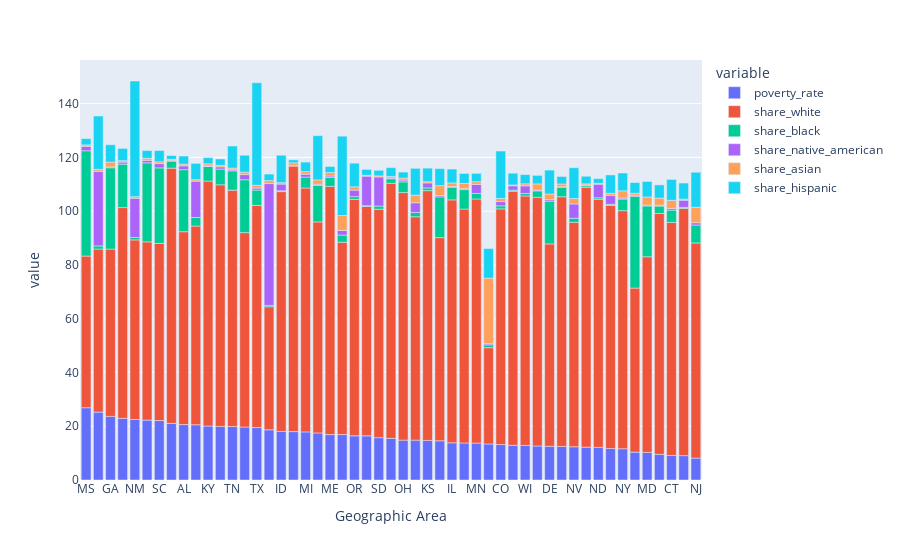

Here is the notebook cell this chart was saved with:
### Code cell
fig = px.bar(
    temp,
    height=600,
    # barmode="group"
    )
fig.show()

### Figure 1 — Plotly figure (JSON) as saved in the notebook; plotly's stock layout.template omitted (floating-point values rounded to 4 significant figures)
{"data": [{"alignmentgroup": "True", "hovertemplate": "variable=poverty_rate<br>Geographic Area=%{x}<br>value=%{y}<extra></extra>", "legendgroup": "poverty_rate", "marker": {"color": "#636efa", "pattern": {"shape": ""}}, "name": "poverty_rate", "offsetgroup": "poverty_rate", "orientation": "v", "showlegend": true, "textposition": "auto", "type": "bar", "x": ["MS", "AZ", "GA", "AR", "NM", "LA", "SC", "WV", "AL", "OK", "KY", "MO", "TN", "NC", "TX", "AK", "ID", "DC", "MI", "FL", "ME", "CA", "OR", "MT", "SD", "IN", "OH", "WA", "KS", "VA", "IL", "VT", "MN", "HI", "CO", "NE", "WI", "NH", "DE", "PA", "NV", "IA", "ND", "UT", "NY", "RI", "MD", "MA", "CT", "WY", "NJ"], "xaxis": "x", "y": [26.88, 25.27, 23.66, 22.96, 22.51, 22.29, 22.11, 21.08, 20.61, 20.55, 20.08, 19.93, 19.89, 19.72, 19.5, 18.68, 18.08, 18, 17.9, 17.51, 16.89, 16.89, 16.44, 16.42, 15.75, 15.5, 14.83, 14.83, 14.72, 14.59, 13.85, 13.79, 13.75, 13.4, 13.19, 12.92, 12.86, 12.66, 12.56, 12.49, 12.37, 12.23, 12.13, 11.72, 11.64, 10.37, 10.27, 9.546, 9.137, 9.064, 8.161], "yaxis": "y"}, {"alignmentgroup": "True", "hovertemplate": "variable=share_white<br>Geographic Area=%{x}<br>value=%{y}<extra></extra>", "legendgroup": "share_white", "marker": {"color": "#EF553B", "pattern": {"shape": ""}}, "name": "share_white", "offsetgroup": "share_white", "orientation": "v", "showlegend": true, "textposition": "auto", "type": "bar", "x": ["MS", "AZ", "GA", "AR", "NM", "LA", "SC", "WV", "AL", "OK", "KY", "MO", "TN", "NC", "TX", "AK", "ID", "DC", "MI", "FL", "ME", "CA", "OR", "MT", "SD", "IN", "OH", "WA", "KS", "VA", "IL", "VT", "MN", "HI", "CO", "NE", "WI", "NH", "DE", "PA", "NV", "IA", "ND", "UT", "NY", "RI", "MD", "MA", "CT", "WY", "NJ"], "xaxis": "x", "y": [56.42, 60.64, 62.24, 78.37, 66.8, 66.29, 65.9, 94.93, 71.75, 73.92, 91.1, 89.88, 87.94, 72.28, 82.64, 45.77, 89.2, 98.9, 90.72, 78.5, 92.33, 71.56, 87.95, 85.37, 84.98, 94.87, 92.09, 83.1, 92.92, 75.57, 90.35, 87.0, 90.79, 35.82, 87.66, 94.48, 92.79, 92.47, 75.27, 92.88, 83.49, 96.7, 92.31, 90.4, 88.54, 61.02, 72.77, 89.59, 86.67, 91.95, 80.02], "yaxis": "y"}, {"alignmentgroup": "True", "hovertemplate": "variable=share_black<br>Geographic Area=%{x}<br>value=%{y}<extra></extra>", "legendgroup": "share_black", "marker": {"color": "#00cc96", "pattern": {"shape": ""}}, "name": "share_black", "offsetgroup": "share_black", "orientation": "v", "showlegend": true, "textposition": "auto", "type": "bar", "x": ["MS", "AZ", "GA", "AR", "NM", "LA", "SC", "WV", "AL", "OK", "KY", "MO", "TN", "NC", "TX", "AK", "ID", "DC", "MI", "FL", "ME", "CA", "OR", "MT", "SD", "IN", "OH", "WA", "KS", "VA", "IL", "VT", "MN", "HI", "CO", "NE", "WI", "NH", "DE", "PA", "NV", "IA", "ND", "UT", "NY", "RI", "MD", "MA", "CT", "WY", "NJ"], "xaxis": "x", "y": [39.17, 1.166, 30.26, 16.16, 0.8865, 29.4, 28.09, 2.573, 23.08, 3.179, 5.432, 5.853, 7.17, 19.69, 5.715, 0.5034, 0.3106, 0, 4.072, 13.56, 3.324, 2.674, 1.029, 0.237, 1.171, 1.686, 3.978, 1.613, 1.011, 15.17, 4.7, 7.228, 2.053, 1.059, 1.122, 0.4352, 0.908, 2.418, 15.93, 3.562, 1.511, 0.5646, 0.5524, 0.4335, 4.332, 34.12, 18.9, 2.764, 4.599, 0.3993, 6.68], "yaxis": "y"}, {"alignmentgroup": "True", "hovertemplate": "variable=share_native_american<br>Geographic Area=%{x}<br>value=%{y}<extra></extra>", "legendgroup": "share_native_american", "marker": {"color": "#ab63fa", "pattern": {"shape": ""}}, "name": "share_native_american", "offsetgroup": "share_native_american", "orientation": "v", "showlegend": true, "textposition": "auto", "type": "bar", "x": ["MS", "AZ", "GA", "AR", "NM", "LA", "SC", "WV", "AL", "OK", "KY", "MO", "TN", "NC", "TX", "AK", "ID", "DC", "MI", "FL", "ME", "CA", "OR", "MT", "SD", "IN", "OH", "WA", "KS", "VA", "IL", "VT", "MN", "HI", "CO", "NE", "WI", "NH", "DE", "PA", "NV", "IA", "ND", "UT", "NY", "RI", "MD", "MA", "CT", "WY", "NJ"], "xaxis": "x", "y": [1.65, 27.75, 0.3011, 0.7647, 14.61, 0.9525, 1.587, 0.2909, 1.407, 13.52, 0.2272, 0.8428, 0.367, 1.916, 0.7491, 45.32, 2.496, 0, 1.07, 0.4541, 0.5315, 1.719, 2.427, 11.0, 10.85, 0.2719, 0.6739, 3.59, 1.868, 0.5057, 0.2632, 0.3719, 3.366, 0.4371, 1.606, 1.602, 2.857, 0.2639, 0.5545, 0.1724, 5.302, 0.2719, 5.04, 3.327, 0.3756, 0.3972, 0.3328, 0.3028, 0.6417, 2.671, 0.8565], "yaxis": "y"}, {"alignmentgroup": "True", "hovertemplate": "variable=share_asian<br>Geographic Area=%{x}<br>value=%{y}<extra></extra>", "legendgroup": "share_asian", "marker": {"color": "#FFA15A", "pattern": {"shape": ""}}, "name": "share_asian", "offsetgroup": "share_asian", "orientation": "v", "showlegend": true, "textposition": "auto", "type": "bar", "x": ["MS", "AZ", "GA", "AR", "NM", "LA", "SC", "WV", "AL", "OK", "KY", "MO", "TN", "NC", "TX", "AK", "ID", "DC", "MI", "FL", "ME", "CA", "OR", "MT", "SD", "IN", "OH", "WA", "KS", "VA", "IL", "VT", "MN", "HI", "CO", "NE", "WI", "NH", "DE", "PA", "NV", "IA", "ND", "UT", "NY", "RI", "MD", "MA", "CT", "WY", "NJ"], "xaxis": "x", "y": [0.5345, 0.7262, 1.792, 0.5222, 0.5946, 0.7511, 0.6672, 0.4015, 0.6412, 0.542, 0.7669, 0.5493, 0.6579, 0.8878, 1.014, 1.105, 0.5119, 1.1, 0.954, 1.607, 1.292, 5.534, 1.237, 0.3107, 0.378, 0.5843, 0.7414, 2.841, 0.4298, 3.664, 1.333, 1.933, 1.011, 24.37, 1.162, 0.3131, 0.7623, 2.327, 2.068, 1.002, 2.026, 0.4003, 0.3374, 0.7348, 2.681, 0.7417, 2.992, 2.652, 2.988, 0.4035, 5.748], "yaxis": "y"}, {"alignmentgroup": "True", "hovertemplate": "variable=share_hispanic<br>Geographic Area=%{x}<br>value=%{y}<extra></extra>", "legendgroup": "share_hispanic", "marker": {"color": "#19d3f3", "pattern": {"shape": ""}}, "name": "share_hispanic", "offsetgroup": "share_hispanic", "orientation": "v", "showlegend": true, "textposition": "auto", "type": "bar", "x": ["MS", "AZ", "GA", "AR", "NM", "LA", "SC", "WV", "AL", "OK", "KY", "MO", "TN", "NC", "TX", "AK", "ID", "DC", "MI", "FL", "ME", "CA", "OR", "MT", "SD", "IN", "OH", "WA", "KS", "VA", "IL", "VT", "MN", "HI", "CO", "NE", "WI", "NH", "DE", "PA", "NV", "IA", "ND", "UT", "NY", "RI", "MD", "MA", "CT", "WY", "NJ"], "xaxis": "x", "y": [2.336, 19.87, 6.447, 4.552, 43.03, 2.856, 4.199, 1.415, 3.015, 6.086, 2.308, 2.377, 8.224, 6.3, 38.17, 2.441, 10.2, 1.1, 3.537, 16.46, 2.255, 29.52, 8.78, 2.193, 2.079, 3.281, 2.234, 9.975, 5.066, 6.319, 5.165, 3.719, 3.098, 10.99, 17.64, 4.375, 3.438, 3.174, 8.913, 2.801, 11.45, 2.819, 1.736, 6.858, 6.629, 3.994, 5.778, 4.913, 7.769, 5.991, 13.01], "yaxis": "y"}], "layout": {"autosize": true, "barmode": "relative", "legend": {"title": {"text": "variable"}, "tracegroupgap": 0}, "margin": {"t": 60}, "xaxis": {"anchor": "y", "autorange": true, "domain": [0, 1], "range": [-0.5, 50.5], "title": {"text": "Geographic Area"}, "type": "category"}, "yaxis": {"anchor": "x", "autorange": true, "domain": [0, 1], "range": [0, 156.2], "title": {"text": "value"}, "type": "linear"}}}
